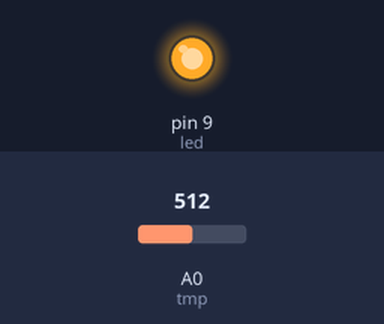
The sketch below on a simulated Arduino Uno, built with avr-gcc and run on an emulated ATmega328P. Shown: output pins drawn as LEDs (lit = HIGH). Inputs (shaded band) come from the test bench; at power-on: A0 (tmp) = 512.

Above: at 1.2 s.
1.3 s: A0 (tmp) set to 148
2.8 s: A0 (tmp) set to 126
At 4.0 s:
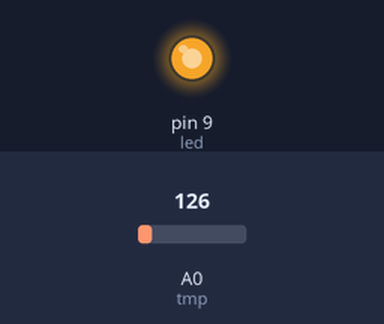
4.3 s: A0 (tmp) set to 0
At 5.4 s:
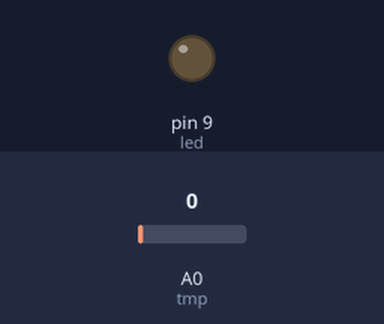
Timing chart, 0 to 7.3 s (numbered marks = the images above; inputs shaded):
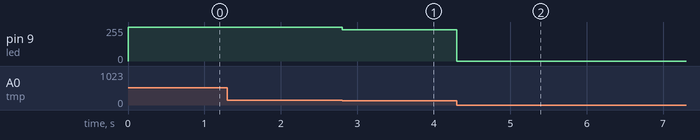

Measured:
- after the input at 1.3 s, every drawn part: stays the same
- after the input at 2.8 s, pin 9 (led): 255/255 → 235/255 at once
- after the input at 4.3 s, pin 9 (led): 235/255 → 0/255 at once

The sketch:

ividade_13.1_sistema_de_ventilacao_com_controle_proporcional.ino
```cpp
int led = 9;
int tmp = A0;

void setup()
{
  pinMode(led, OUTPUT);
}

void loop()
{
 int leitura = analogRead(tmp);
 int luzled = map(leitura, 20, 135, 0, 255);
 luzled = constrain(luzled, 0, 255);
  analogWrite(led, luzled);
}
```
